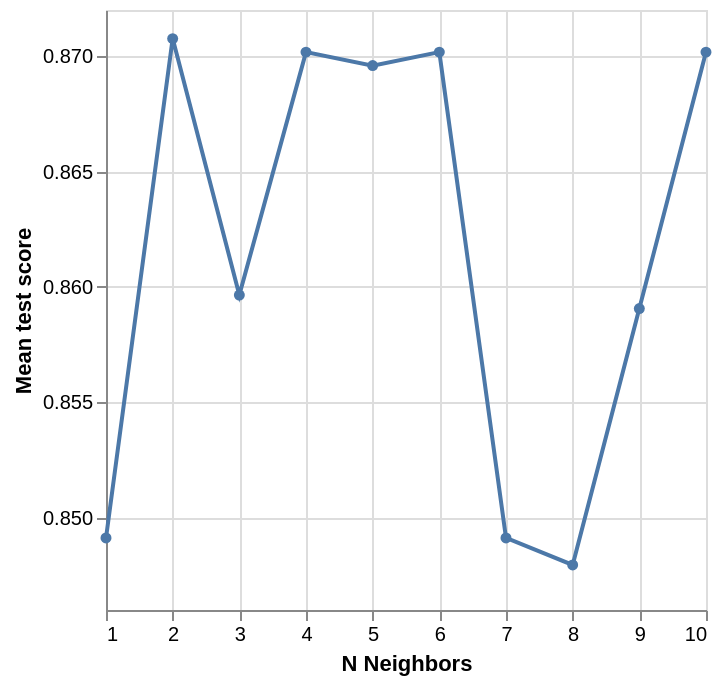

The notebook cell saved with this chart:
### Code cell
accuracy_versus_k_grid = alt.Chart(accuracies_grid).mark_line(point = True).encode(
    x = alt.X("param_kneighborsclassifier__n_neighbors")
    .title("N Neighbors")
    .scale(zero = False),
    y = alt.Y("mean_test_score")
    .title("Mean test score")
    .scale(zero = False)
)
accuracy_versus_k_grid

### Figure 1 — Vega specification as saved in the notebook (floating-point values rounded to 4 significant figures)
{"$schema": "https://vega.github.io/schema/vega/v5.json", "data": [{"name": "source_0", "values": [{"mean_test_score": 0.8491, "param_kneighborsclassifier__n_neighbors": 1}, {"mean_test_score": 0.8708, "param_kneighborsclassifier__n_neighbors": 2}, {"mean_test_score": 0.8596, "param_kneighborsclassifier__n_neighbors": 3}, {"mean_test_score": 0.8702, "param_kneighborsclassifier__n_neighbors": 4}, {"mean_test_score": 0.8696, "param_kneighborsclassifier__n_neighbors": 5}, {"mean_test_score": 0.8702, "param_kneighborsclassifier__n_neighbors": 6}, {"mean_test_score": 0.8491, "param_kneighborsclassifier__n_neighbors": 7}, {"mean_test_score": 0.848, "param_kneighborsclassifier__n_neighbors": 8}, {"mean_test_score": 0.8591, "param_kneighborsclassifier__n_neighbors": 9}, {"mean_test_score": 0.8702, "param_kneighborsclassifier__n_neighbors": 10}]}, {"name": "data_0", "values": [{"mean_test_score": 0.8491, "param_kneighborsclassifier__n_neighbors": 1}, {"mean_test_score": 0.8708, "param_kneighborsclassifier__n_neighbors": 2}, {"mean_test_score": 0.8596, "param_kneighborsclassifier__n_neighbors": 3}, {"mean_test_score": 0.8702, "param_kneighborsclassifier__n_neighbors": 4}, {"mean_test_score": 0.8696, "param_kneighborsclassifier__n_neighbors": 5}, {"mean_test_score": 0.8702, "param_kneighborsclassifier__n_neighbors": 6}, {"mean_test_score": 0.8491, "param_kneighborsclassifier__n_neighbors": 7}, {"mean_test_score": 0.848, "param_kneighborsclassifier__n_neighbors": 8}, {"mean_test_score": 0.8591, "param_kneighborsclassifier__n_neighbors": 9}, {"mean_test_score": 0.8702, "param_kneighborsclassifier__n_neighbors": 10}]}], "marks": [{"type": "line", "name": "layer_0_marks", "from": {"data": "source_0"}, "sort": {"field": "x"}, "encode": {"update": {"stroke": {"value": "#4c78a8"}, "x": {"field": "param_kneighborsclassifier__n_neighbors", "scale": "x"}, "defined": {"signal": "isValid(datum[\"param_kneighborsclassifier__n_neighbors\"]) && isFinite(+datum[\"param_kneighborsclassifier__n_neighbors\"]) && isValid(datum[\"mean_test_score\"]) && isFinite(+datum[\"mean_test_score\"])"}, "y": {"field": "mean_test_score", "scale": "y"}}}, "style": ["line"]}, {"type": "symbol", "name": "layer_1_marks", "from": {"data": "data_0"}, "encode": {"update": {"x": {"field": "param_kneighborsclassifier__n_neighbors", "scale": "x"}, "opacity": {"value": 1}, "fill": {"value": "#4c78a8"}, "y": {"field": "mean_test_score", "scale": "y"}}}, "style": ["point"]}], "scales": [{"name": "x", "type": "linear", "domain": {"fields": [{"data": "source_0", "field": "param_kneighborsclassifier__n_neighbors"}, {"data": "data_0", "field": "param_kneighborsclassifier__n_neighbors"}]}, "range": [0, {"signal": "width"}], "nice": true, "zero": false}, {"name": "y", "type": "linear", "domain": {"fields": [{"data": "source_0", "field": "mean_test_score"}, {"data": "data_0", "field": "mean_test_score"}]}, "range": [{"signal": "height"}, 0], "nice": true, "zero": false}], "axes": [{"scale": "x", "zindex": 0, "domain": false, "maxExtent": 0, "ticks": false, "aria": false, "orient": "bottom", "minExtent": 0, "tickCount": {"signal": "ceil(width/40)"}, "gridScale": "y", "labels": false, "grid": true}, {"scale": "y", "maxExtent": 0, "minExtent": 0, "grid": true, "domain": false, "zindex": 0, "gridScale": "x", "labels": false, "ticks": false, "aria": false, "tickCount": {"signal": "ceil(height/40)"}, "orient": "left"}, {"scale": "x", "orient": "bottom", "labelOverlap": true, "grid": false, "tickCount": {"signal": "ceil(width/40)"}, "zindex": 0, "labelFlush": true, "title": "N Neighbors"}, {"scale": "y", "title": "Mean test score", "zindex": 0, "orient": "left", "grid": false, "labelOverlap": true, "tickCount": {"signal": "ceil(height/40)"}}], "background": "white", "height": 300, "width": 300, "style": "cell", "padding": 5}
